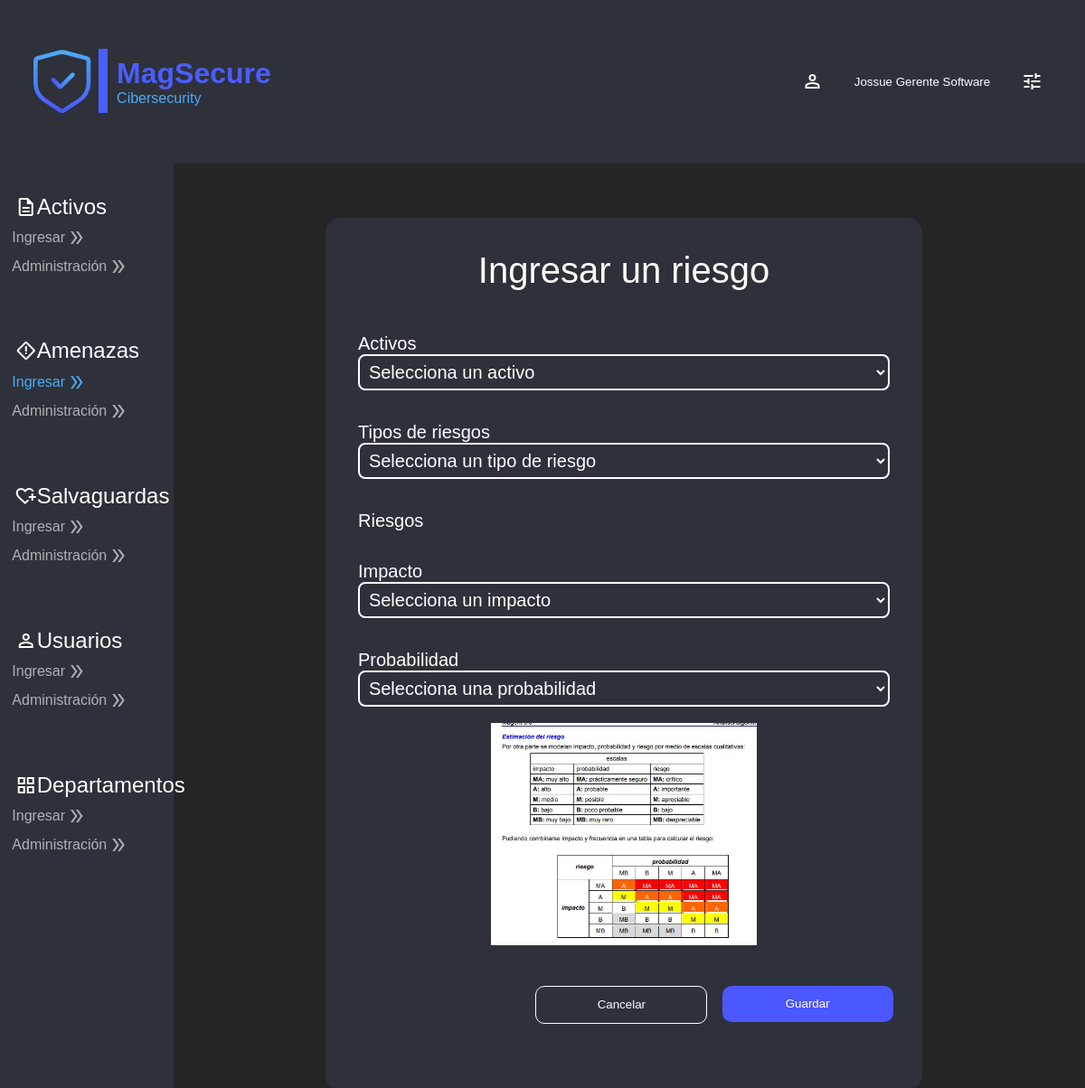
Screenshot of /home/asingRiskAsset/ (signed in) with the database file from the repository.
### Users/models.py (models this page shows)
class User(AbstractUser):
    celular = models.CharField(max_length=10, null=False)
    department = models.CharField(max_length=20, null=True)
    workload = models.ForeignKey(Workload, on_delete=models.CASCADE, null=True)

class Workload(models.Model):
    name = models.CharField(max_length=50, null=False)

### InitialPage/views.py (the view)
# urls.py: path('asingRiskAsset/', views.asingRiskAsset, name='asingRiskAsset'),
def asingRiskAsset(request):
    if request.user.is_authenticated:
        if request.method == "POST":
            asset = request.POST.get("asset")
            risk = request.POST.get("risk")
            impact = request.POST.get("impact")
            probability = request.POST.get("probability")
            selected_risks = request.POST.getlist("selectedRisks")
            risks = []
            if asset == "" or asset == None:
                return render(request, "home/enterRisk.html",{
                    "Assets": Assets.objects.all(),
                    "RiskTypes": RiskType.objects.all(),
                    "message": "Seleccione el activo"
                })
            if risk == "" or risk == None:
                return render(request, "home/enterRisk.html",{
                    "Assets": Assets.objects.all(),
                    "RiskTypes": RiskType.objects.all(),
                    "message": "Seleccione el riesgo"
                })
            if selected_risks == "" or selected_risks == None:
                return render(request, "home/enterRisk.html",{
                    "Assets": Assets.objects.all(),
                    "RiskTypes": RiskType.objects.all(),
                    "message": "Seleccione los riesgos"
                })
            if impact == "" or impact == None:
                return render(request, "home/enterRisk.html",{
                    "Assets": Assets.objects.all(),
                    "RiskTypes": RiskType.objects.all(),
                    "message": "Seleccione el impacto"
                })
            if probability == "" or probability == None:
                return render(request, "home/enterRisk.html",{
                    "Assets": Assets.objects.all(),
                    "RiskTypes": RiskType.objects.all(),
                    "message": "Seleccione la probabilidad"
                })
            asset = Assets.objects.get(pk=asset)
            risk = RiskType.objects.get(pk=risk)
            for selected_risk in selected_risks:
                risks.append(Risk.objects.get(pk=selected_risk))
            if (impact == "MA" and probability == "MA"):
                dimention = "MA"
            elif (impact == "A" and probability == "A"):
                dimention = "A"
            elif (impact == "M" and probability == "M"):
                dimention = "M"
            elif (impact == "B" and probability == "B"):
                dimention = "B"
            elif (impact == "MB" and probability == "MB"):
                dimention = "MB"
            elif (impact == "MA" and probability == "A"):
                dimention = "MA"
            elif (impact == "MA" and probability == "M"):
                dimention = "MA"
            elif (impact == "MA" and probability == "B"):
                dimention = "MA"
            elif (impact == "MA" and probability == "MB"):
                dimention = "A"
            elif (impact == "A" and probability == "MA"):
                dimention = "MA"
            elif (impact == "A" and probability == "M"):
                dimention = "A"
            elif (impact == "A" and probability == "B"):
                dimention = "A"
            elif (impact == "A" and probability == "MB"):
                dimention = "M"
            elif (impact == "M" and probability == "MA"):
                dimention = "A"
            elif (impact == "M" and probability == "A"):
                dimention = "A"
            elif (impact == "M" and probability == "B"):
                dimention = "M"
            elif (impact == "M" and probability == "MB"):
                dimention = "B"
            elif (impact == "B" and probability == "MA"):
                dimention = "M"
            elif (impact == "B" and probability == "A"):
                dimention = "M"
            elif (impact == "B" and probability == "M"):
                dimention = "B"
            elif (impact == "B" and probability == "MB"):
                dimention = "MB"
            elif (impact == "MB" and probability == "MA"):
                dimention = "B"
            elif (impact == "MB" and probability == "A"):
                dimention = "B"
            elif (impact == "MB" and probability == "M"):
                dimention = "MB"
            elif (impact == "MB" and probability == "B"):
                dimention = "MB"
            else:
                return render(request, "home/enterRisk.html",{
                    "Assets": Assets.objects.all(),
                    "RiskTypes": RiskType.objects.all(),
                    "message": "Seleccione el impacto y la probabilidad"
                })
            try:
                riskAsset = AssetsRisk(
                    asset=asset,
                    risktype=risk,
                    dimention=dimention
                )
                riskAsset.save()
                riskAsset.risk.set(risks)
            except Exception as e:
                return render(request, "home/enterRisk.html", {
                    "Assets": Assets.objects.all(),
                    "RiskTypes": RiskType.objects.all(),
                    "message": f"Error al ingresar el riesgo {e}"
                })
            return render(request, "home/enterRisk.html", {
                "risktypes": RiskType.objects.all(),
                "assets": Assets.objects.all(),
            })
        else:
            return render(request, "home/enterRisk.html", {
                "risktypes": RiskType.objects.all(),
                "assets": Assets.objects.all(),
            })
    else:
        return HttpResponseRedirect(reverse("user:login_view"))

### InitialPage/templates/home/enterRisk.html (shortened to what this page needs)
{% extends 'layoutHome.html' %}
{% load static %}
{% block action7 %} style="color:#4BAAF7" {% endblock %}
{% block body %}
<section id="bodyform">
    <form action="{% url 'home:asingRiskAsset' %}" method="post">
        <div class="form-container">
            <div class="title">Ingresar un riesgo</div>
            <div class="input-form">
                <label for="asset">Activos</label><br>
                <select name="asset" id="asset" class="input-information" onchange="getRiskOptions(this.options[this.selectedIndex].dataset.typeId)">
                    <option value="">Selecciona un activo</option>
                </select>
            </div>
            <div class="input-form">
                <label for="risk">Tipos de riesgos</label><br>
                <select name="risk" id="risk" class="input-information" onchange="getRisk(this.value)">
                    <option value="0">Selecciona un tipo de riesgo</option>
                </select>
            </div>
            <div class="input-form">
                <label for="addrisk">Riesgos</label><br>
                <br>
            </div>
            <br>
            <div class="input-form">
                <label for="impact">Impacto</label><br>
                <select name="impact" id="impact" class="input-information">
                    <option value="">Selecciona un impacto</option>
                </select>
            </div>
            <div class="input-form">
                <label for="probability">Probabilidad</label><br>
                <select name="probability" id="probability" class="input-information">
                    <option value="">Selecciona una probabilidad</option>
                </select>
            </div>
            <img src="{% static 'img/Estimacion Del Riesgo.jpg' %}" alt="Riesgo" style="width: 50%; height: 50%; transform: translate(50%, 0%);">
            <div class="buttons-end">
                <button type="reset" class="buttoncancel">Cancelar</button>
                <button type="submit" class="buttonsave">Guardar</button>
            </div>
        </div>
    </form>
</section>
{% endblock %}

### InitialPage/templates/layoutHome.html (shortened to what this page needs)
{% load static %}
<!DOCTYPE html>
<html lang="es">
<head>
    <link rel="stylesheet" href="{% static 'css/styleForm.css' %}">
    <link rel="stylesheet" href="{% static 'css/styleHome.css' %}">
</head>
<body>
    <header>
        <nav class="navbar">
            <div class="logo-left">
                <div class="line-1"></div>
                <div class="textalingh">
                    <div class="mag-secure">MagSecure</div>
                    <div class="cibersecurity">Cibersecurity</div>
                </div>
            </div>
            <div class="info-user-right">
                <button class="dropdownbutton" onclick="toggleDropdown()">
                    <span class="material-symbols-outlined">
                    </span>
                    <div class="show-info-user">
                        <p>{{ user.username }} {{ user.workload.name }} {{ user.department }}</p>
                    </div>
                    <span class="material-symbols-outlined">
                    </span>
                </button>
            </div>
        </nav>
    </header>
    <section id="side-bar">
        <div class="sidebar">
            <div class="box-actions">
                <p class="principal-name">
                    <span class="material-symbols-outlined">
                    </span>
                    <span class="name">
                        Activos
                    </span>
                </p>
                <a href="{% url 'home:enterAsset' %}" class="actions" {% block action1 %} {% endblock %}>
                    Ingresar
                    <span class="material-symbols-outlined">
                    </span>
                </a>
                <a href="{% url 'home:tableAssets' %}" class="actions" {% block action2 %} {% endblock %}>
                    Administración
                    <span class="material-symbols-outlined">
                    </span>
                </a>
            </div>
            <div class="box-actions">
                <p class="principal-name">
                    <span class="material-symbols-outlined">
                    </span>
                    <span class="name">
                        Amenazas
                    </span>
                </p>
                <a href="{% url 'home:asingRiskAsset' %}" class="actions" {% block action7 %} {% endblock %}>
                    Ingresar
                    <span class="material-symbols-outlined">
                    </span>
                </a>
                <a href="{% url 'home:tableRisks' %}" class="actions" {% block action8 %} {% endblock %}>
                    Administración
                    <span class="material-symbols-outlined">
                    </span>
                </a>
            </div>
            <div class="box-actions">
                <p class="principal-name">
                    <span class="material-symbols-outlined">
                    </span>
                    <span class="name">
                        Salvaguardas
                    </span>
                </p>
                <a href="{% url 'home:enterSafeguards' %}" class="actions" {% block action9 %} {% endblock %}>
                    Ingresar
                    <span class="material-symbols-outlined">
                    </span>
                </a>
                <a href="{% url 'home:tableSafeguards' %}" class="actions" {% block action10 %} {% endblock %}>
                    Administración
                    <span class="material-symbols-outlined">
                    </span>
                </a>
            </div>
            <div class="box-actions">
                <p class="principal-name">
                    <span class="material-symbols-outlined">
                    </span>
                    <span class="name">
                        Usuarios
                    </span>
                </p>
                <a href="{% url 'home:enterUsers' %}" class="actions" {% block action3 %} {% endblock %}>
                    Ingresar
                    <span class="material-symbols-outlined">
                    </span>
                </a>
                <a href="{% url 'home:tableusers' %}" class="actions" {% block action4 %} {% endblock %}>
                    Administración
                    <span class="material-symbols-outlined">
                    </span>
                </a>
            </div>
            <div class="box-actions">
                <p class="principal-name">
                    <span class="material-symbols-outlined">
                    </span>
                    <span class="name">
                        Departamentos
                    </span>
                </p>
                <a href="{% url 'home:enterDepartment' %}" class="actions" {% block action5 %} {% endblock %}>
                    Ingresar
                    <span class="material-symbols-outlined">
                    </span>
                </a>
                <a href="{% url 'home:tabledepartments' %}" class="actions" {% block action6 %} {% endblock %}>
                    Administración
                    <span class="material-symbols-outlined">
                    </span>
                </a>
            </div>
        </div>
    </section>
    {% block body %} {% endblock %}
</body>
</html>

### rows the page displays
User: username "Jossue", workload.name "Gerente", department "Software"
